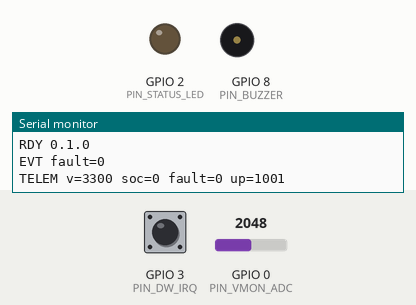
This program was run on a simulated ESP32-C3. On the bench: output pins drawn as LEDs (lit = HIGH), buzzer (waves = sounding), the last lines printed to the serial monitor. The inputs (shaded band) are chosen by the test bench; at power-on: GPIO 3 (PIN_DW_IRQ) HIGH, GPIO 0 (PIN_VMON_ADC) = 2048 (analog values on the 0–4095 scale).

Above: at 1.25 s.
1.3 s: GPIO 3 (PIN_DW_IRQ) driven LOW
At 3.4 s:
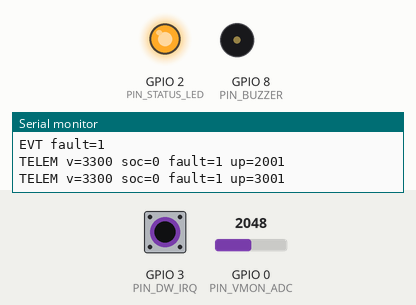
13.3 s: GPIO 3 (PIN_DW_IRQ) pulsed HIGH 5 times (0.12 s each, 0.3 s apart)
At 14.55 s:
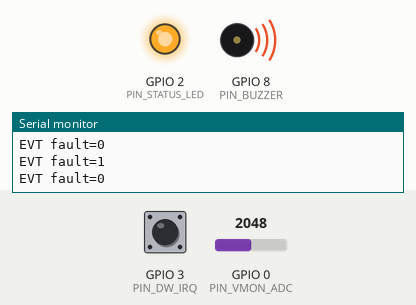
Timing chart, 0 to 17.3 s (numbered marks = the images above; inputs shaded):
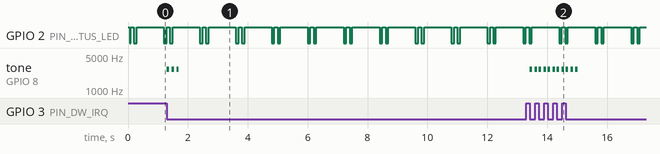

Measured:
- after the input at 1.3 s, tone on GPIO 8 (PIN_BUZZER): alternates 2700 Hz for 0.08 s and silent for 0.08 s, 6 changes in all, then stays silent, starting at once
- after the input at 13.3 s, tone on GPIO 8 (PIN_BUZZER): alternates 2700 Hz for 0.08 s and silent for 0.08 s, 22 changes in all, then stays silent, starting after 0.12 s
- by itself, GPIO 2 (PIN_STATUS_LED): repeats every 1.2 s: HIGH 0.91 s, LOW 0.09 s, HIGH 0.11 s, LOW 0.09 s

The program:

main.cpp
```cpp
#include <Arduino.h>
#include "pins.h"
#include "protocol.h"

#if ESP_ARDUINO_VERSION_MAJOR >= 3
static void buzzerBegin() { ledcAttach(PIN_BUZZER, 2700, 10); ledcWrite(PIN_BUZZER, 0); }
static void buzzerTone(uint32_t f) { if (f) ledcWriteTone(PIN_BUZZER, f); else ledcWrite(PIN_BUZZER, 0); }
#else
static const uint8_t BUZ_CH = 0;
static void buzzerBegin() { ledcSetup(BUZ_CH, 2700, 10); ledcAttachPin(PIN_BUZZER, BUZ_CH); ledcWrite(BUZ_CH, 0); }
static void buzzerTone(uint32_t f) { if (f) ledcWriteTone(BUZ_CH, f); else ledcWrite(BUZ_CH, 0); }
#endif

static uint32_t buzzEndMs = 0;
static uint8_t beepsLeft = 0;
static bool beepOn = false;
static uint32_t beepNextMs = 0;

static void buzzStart(uint32_t freq, uint32_t ms) {
  buzzerTone(freq);
  buzzEndMs = (freq && ms) ? millis() + ms : 0;
  if (!buzzEndMs) buzzerTone(0);
}

static void beepStart(uint8_t count) {
  beepsLeft = count;
  beepOn = false;
  beepNextMs = millis();
}

enum LedMode { LED_OFF, LED_ON, LED_BLINK, LED_BEAT, LED_SOS };
static LedMode ledMode = LED_BEAT;

static inline void ledWrite(bool on) { digitalWrite(PIN_STATUS_LED, on ? LOW : HIGH); }

static const uint16_t SOS_PATTERN[] = {
  200, 200, 200, 200, 200, 600,
  600, 200, 600, 200, 600, 600,
  200, 200, 200, 200, 200, 1400
};

static uint8_t sosIdx = 0;
static bool sosOn = false;
static uint32_t sosNext = 0;

static void ledTask() {
  const uint32_t now = millis();
  switch (ledMode) {
    case LED_OFF: ledWrite(false); break;
    case LED_ON: ledWrite(true); break;
    case LED_BLINK: {
      ledWrite((now / 250) & 1);
      break;
    }
    case LED_BEAT: {
      uint32_t t = now % 1200;
      ledWrite(t < 90 || (t >= 200 && t < 290));
      break;
    }
    case LED_SOS: {
      if (now >= sosNext) {
        sosOn = !sosOn;
        ledWrite(sosOn);
        sosNext = now + SOS_PATTERN[sosIdx];
        sosIdx = (sosIdx + 1) % (sizeof(SOS_PATTERN) / sizeof(SOS_PATTERN[0]));
      }
      break;
    }
  }
}

static void setLed(const String &m) {
  if (m == "off") ledMode = LED_OFF;
  else if (m == "on") ledMode = LED_ON;
  else if (m == "blink") ledMode = LED_BLINK;
  else if (m == "beat") ledMode = LED_BEAT;
  else if (m == "sos") { ledMode = LED_SOS; sosIdx = 0; sosOn = false; sosNext = 0; }
}

static uint32_t readBatt_mV() {
  uint32_t acc = 0;
  for (int i = 0; i < 8; i++) acc += analogReadMilliVolts(PIN_VMON_ADC);
  uint32_t vadc = acc / 8;
  return (uint32_t)((uint64_t)vadc * LSWARM_VDIV_NUM / LSWARM_VDIV_DEN);
}

static uint8_t soc_pct(uint32_t mV) {
  if (mV <= LSWARM_BATT_EMPTY_MV) return 0;
  if (mV >= LSWARM_BATT_FULL_MV) return 100;
  return (uint8_t)((mV - LSWARM_BATT_EMPTY_MV) * 100UL / (LSWARM_BATT_FULL_MV - LSWARM_BATT_EMPTY_MV));
}

static bool faultActive() { return digitalRead(PIN_DW_IRQ) == LOW; }

static void sendTelemetry() {
  uint32_t mV = readBatt_mV();
  Serial.printf("%s v=%u soc=%u fault=%u up=%lu\n", RSP_TELEM, mV, soc_pct(mV), faultActive() ? 1 : 0, (unsigned long)millis());
}

static void handleLine(String line) {
  line.trim();
  if (line.length() == 0) return;

  int sp = line.indexOf(' ');
  String cmd = (sp < 0) ? line : line.substring(0, sp);
  String arg = (sp < 0) ? "" : line.substring(sp + 1);
  arg.trim();

  if (cmd == CMD_PING) {
    Serial.println(RSP_PONG);
  } else if (cmd == CMD_ID) {
    Serial.printf("%s %s fw=%s\n", RSP_ID, LSWARM_DEV_NAME, LSWARM_FW_VERSION);
  } else if (cmd == CMD_STATUS) {
    sendTelemetry();
  } else if (cmd == CMD_LED) {
    setLed(arg);
    Serial.printf("%s %s\n", RSP_OK, line.c_str());
  } else if (cmd == CMD_BUZZ) {
    int sp2 = arg.indexOf(' ');
    uint32_t f = arg.toInt();
    uint32_t ms = (sp2 < 0) ? 0 : (uint32_t)arg.substring(sp2 + 1).toInt();
    buzzStart(f, ms);
    Serial.printf("%s %s\n", RSP_OK, line.c_str());
  } else if (cmd == CMD_BEEP) {
    beepStart((uint8_t)constrain(arg.toInt(), 1, 20));
    Serial.printf("%s %s\n", RSP_OK, line.c_str());
  } else if (cmd == CMD_TELEM) {
    Serial.printf("%s %s\n", RSP_OK, line.c_str());
  } else {
    Serial.printf("%s unknown:%s\n", RSP_ERR, cmd.c_str());
    return;
  }
}

static uint32_t telemPeriod = LSWARM_TELEM_MS;

static void maybeHandleTelemPeriod(const String &line) {
  if (line.startsWith(CMD_TELEM)) {
    int sp = line.indexOf(' ');
    if (sp > 0) telemPeriod = (uint32_t)line.substring(sp + 1).toInt();
  }
}

static char lineBuf[LSWARM_LINE_MAX];
static uint8_t lineLen = 0;

static void serialTask() {
  while (Serial.available()) {
    char c = (char)Serial.read();
    if (c == '\n' || c == '\r') {
      if (lineLen) {
        lineBuf[lineLen] = '\0';
        String line(lineBuf);
        maybeHandleTelemPeriod(line);
        handleLine(line);
        lineLen = 0;
      }
    } else if (lineLen < LSWARM_LINE_MAX - 1) {
      lineBuf[lineLen++] = c;
    } else {
      lineLen = 0;
    }
  }
}

void setup() {
  pinMode(PIN_STATUS_LED, OUTPUT);
  ledWrite(false);
  pinMode(PIN_DW_IRQ, INPUT_PULLUP);
  analogReadResolution(12);
  buzzerBegin();

  Serial.begin(LSWARM_LINK_BAUD);
  delay(50);
  Serial.printf("%s %s\n", RSP_READY, LSWARM_FW_VERSION);
}

void loop() {
  const uint32_t now = millis();

  serialTask();
  ledTask();

  if (buzzEndMs && now >= buzzEndMs) { buzzerTone(0); buzzEndMs = 0; }
  if (beepsLeft && now >= beepNextMs) {
    beepOn = !beepOn;
    buzzerTone(beepOn ? 2700 : 0);
    beepNextMs = now + 80;
    if (!beepOn) beepsLeft--;
  }

  static uint32_t lastTelem = 0;
  if (telemPeriod && now - lastTelem >= telemPeriod) { lastTelem = now; sendTelemetry(); }

  static int lastFault = -1;
  int f = faultActive() ? 1 : 0;
  if (f != lastFault) {
    lastFault = f;
    Serial.printf("%s fault=%d\n", RSP_EVENT, f);
    if (f) beepStart(3);
  }
}
```

protocol.h
```cpp
#pragma once

#define LSWARM_FW_VERSION "0.1.0"
#define LSWARM_LINK_BAUD 115200

#define LSWARM_TELEM_MS 1000
#define LSWARM_LINE_MAX 96

#define LSWARM_VDIV_NUM 440000UL
#define LSWARM_VDIV_DEN 220000UL

#define LSWARM_BATT_EMPTY_MV 3300
#define LSWARM_BATT_FULL_MV 4200

#define CMD_PING "PING"
#define CMD_ID "ID?"
#define CMD_STATUS "STATUS?"
#define CMD_LED "LED"
#define CMD_BUZZ "BUZZ"
#define CMD_BEEP "BEEP"
#define CMD_TELEM "TELEM"

#define RSP_READY "RDY"
#define RSP_PONG "PONG"
#define RSP_ID "ID"
#define RSP_TELEM "TELEM"
#define RSP_EVENT "EVT"
#define RSP_OK "OK"
#define RSP_ERR "ERR"

#define LSWARM_DEV_NAME "LSwarm-ESP32C3"
```

pins.h
```cpp
#pragma once

#define PIN_STATUS_LED 2
#define PIN_DW_IRQ 3
#define PIN_VMON_ADC 0
#define PIN_BUZZER 8
#define PIN_BOOT 9
```
